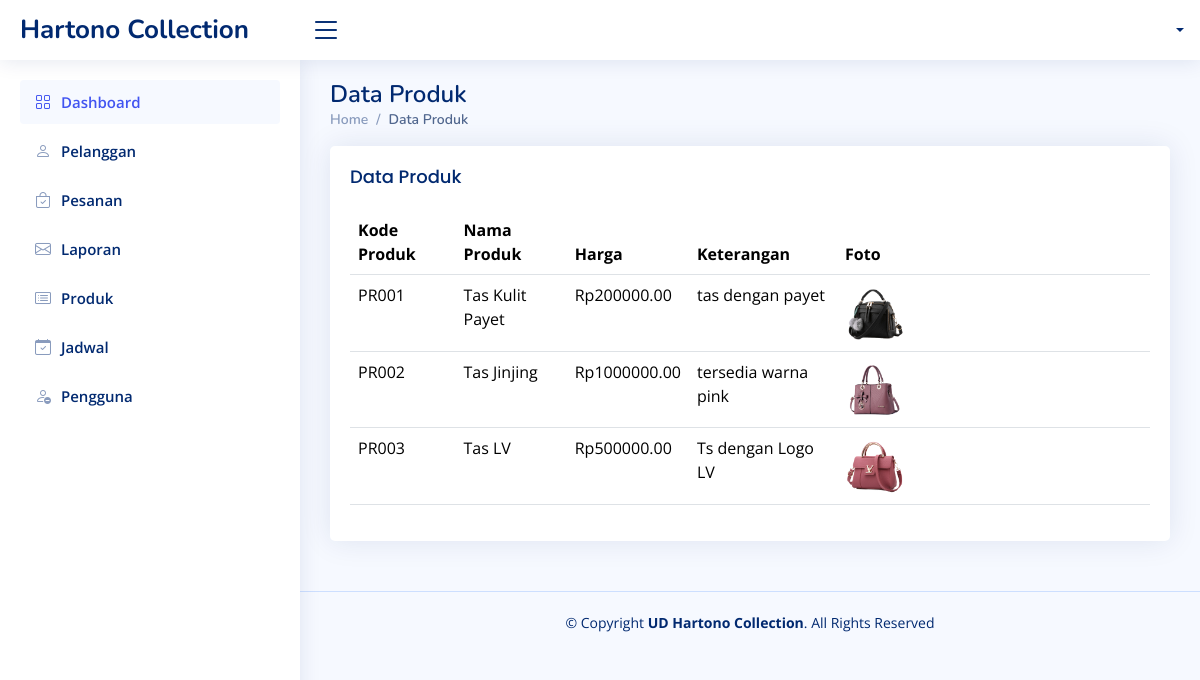
/owner/produk.php (signed in), run on the app's committed database.
### tables this page shows
CREATE TABLE `produk` (
  `id_produk` varchar(11) NOT NULL,
  `nama_produk` varchar(100) NOT NULL,
  `deskripsi` text DEFAULT NULL,
  `harga` decimal(10,2) NOT NULL,
  `tanggal_input` date NOT NULL,
  `terakhir_diupdate` timestamp NOT NULL DEFAULT current_timestamp() ON UPDATE current_timestamp(),
  `foto` text NOT NULL
);

### owner/produk.php (the view, shortened to what this page needs)
<?php
require_once '../koneksi/koneksi.php';
$sqlGetProduk = "SELECT * FROM produk";
$result = $conn->query($sqlGetProduk);
$produkData = array();
if ($result->num_rows > 0) {
    while ($row = $result->fetch_assoc()) {
        $produkData[] = $row;
    }
}
?>
<!DOCTYPE html>
<html lang="en">
<?php include 'root/head.php'; ?>
<body>
    <?php include 'root/navbar.php'; ?>
    <main id="main" class="main">
        <div class="pagetitle">
            <h1>Data Produk</h1>
            <nav>
                <ol class="breadcrumb">
                    <li class="breadcrumb-item"><a href="index.html">Home</a></li>
                    <li class="breadcrumb-item active">Data Produk</li>
                </ol>
            </nav>
        </div>
        <section class="section dashboard">
            <div class="row">
                <div class="col-lg-12">
                    <div class="row">
                        <div class="col-lg-12">
                            <div class="card">
                                <div class="card-body">
                                    <h5 class="card-title">Data Produk</h5>
                                    <table class="table datatable">
                                        <thead>
                                            <tr>
                                                <th >Kode Produk</th>
                                                <th >Nama Produk</th>
                                                <th >Harga</th>
                                                <th >Keterangan</th>
                                                <th >Foto</th>
                                            </tr>
                                        </thead>
                                        <tbody>
                                            <?php foreach ($produkData as $produk) : ?>
                                            <tr>
                                                <td><?php echo $produk['id_produk']; ?></td>
                                                <td><?php echo $produk['nama_produk']; ?></td>
                                                <td>Rp<?php echo $produk['harga']; ?></td>
                                                <td><?php echo $produk['deskripsi']; ?></td>
                                                <td><img style="max-width: 20%;"
                                                        src="../assets/galeri/<?php echo $produk['foto']; ?>" alt="">
                                                </td>
                                            </tr>
                                            <?php endforeach; ?>
                                        </tbody>
                                    </table>
                                </div>
                            </div>
                        </div>
                    </div>
                </div>
            </div>
        </section>
    </main>
    <?php include 'root/footer.php'; ?>
</body>
</html>

### owner/assets/css/style.css (style rules this page uses)
:root { scroll-behavior: smooth; }
body { font-family: "Open Sans", sans-serif; background: #f6f9ff; color: #444444; }
a { color: #4154f1; text-decoration: none; }
h1, h2, h3, h4, h5, h6 { font-family: "Nunito", sans-serif; }
#main { margin-top: 60px; padding: 20px 30px; transition: all 0.3s; }
.pagetitle { margin-bottom: 10px; }
.pagetitle h1 { font-size: 24px; margin-bottom: 0; font-weight: 600; color: #012970; }
.card { margin-bottom: 30px; border: none; border-radius: 5px; box-shadow: 0px 0 30px rgba(1, 41, 112, 0.1); }
.card-title { padding: 20px 0 15px 0; font-size: 18px; font-weight: 500; color: #012970; font-family: "Poppins", sans-serif; }
.card-body { padding: 0 20px 20px 20px; }
.breadcrumb { font-size: 14px; font-family: "Nunito", sans-serif; color: #899bbd; font-weight: 600; }
.breadcrumb a { color: #899bbd; transition: 0.3s; }
.breadcrumb .breadcrumb-item::before { color: #899bbd; }
.breadcrumb .active { color: #51678f; font-weight: 600; }
@media (min-width: 1200px) { #main, #footer { margin-left: 300px; } }

### data on the page
produk: id_produk "PR001", nama_produk "Tas Kulit Payet", harga "200000.00", deskripsi "tas dengan payet", foto (picture)
produk: id_produk "PR002", nama_produk "Tas Jinjing", harga "1000000.00", deskripsi "tersedia warna pink", foto (picture)
produk: id_produk "PR003", nama_produk "Tas LV", harga "500000.00", deskripsi "Ts dengan Logo LV", foto (picture)
